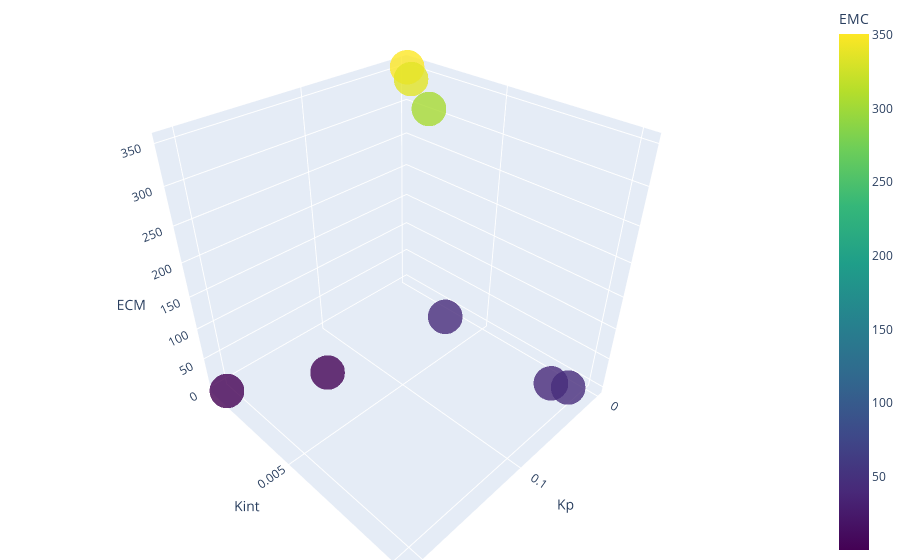

Write notebook code for a chart like this one.
### Markdown cell above
## Segundo Intervalo 32 - 200 Hz

### Code cell
Kp_values2=[42.6289e-3,39.8977e-3,748.976e-6,1.00357e-3,1.90722e-3,41.4213e-3,138.89e-3,207.43e-3]
Kint_values2=[9.64533e-3,10.253e-3,534.769e-6,754.094e-6,1.73896e-3,4.57252e-3,2.75389e-3,833.35e-6]
list_interval2=list_errors[8:16]

print('Error promedio del segundo intervalo:',sum(list_interval2)/len(list_interval2))
print('Menor error: ', min(list_interval2))
print('Maximo error: ', max(list_interval2))
Plot_points(Kp_values2,Kint_values2,list_interval2)

### Figure 1 — Plotly figure (JSON) as saved in the notebook; plotly's stock layout.template omitted (floating-point values rounded to 4 significant figures)
{"data": [{"marker": {"color": [40.31, 44.87, 350.7, 336.5, 304.8, 44.06, 2.523, 0.1952], "colorbar": {"title": {"text": "EMC"}}, "colorscale": [[0, "#440154"], [0.1111, "#482878"], [0.2222, "#3e4989"], [0.3333, "#31688e"], [0.4444, "#26828e"], [0.5556, "#1f9e89"], [0.6667, "#35b779"], [0.7778, "#6ece58"], [0.8889, "#b5de2b"], [1, "#fde725"]], "opacity": 0.8, "showscale": true, "size": 12, "symbol": "circle"}, "mode": "markers", "type": "scatter3d", "x": [0.04263, 0.0399, 0.000749, 0.001004, 0.001907, 0.04142, 0.1389, 0.2074], "y": [0.009645, 0.01025, 0.0005348, 0.0007541, 0.001739, 0.004573, 0.002754, 0.0008333], "z": [40.31, 44.87, 350.7, 336.5, 304.8, 44.06, 2.523, 0.1952]}], "layout": {"margin": {"b": 0, "l": 0, "r": 0, "t": 0}, "scene": {"xaxis": {"title": {"text": "Kp"}}, "yaxis": {"title": {"text": "Kint"}}, "zaxis": {"title": {"text": "ECM"}}}}}
